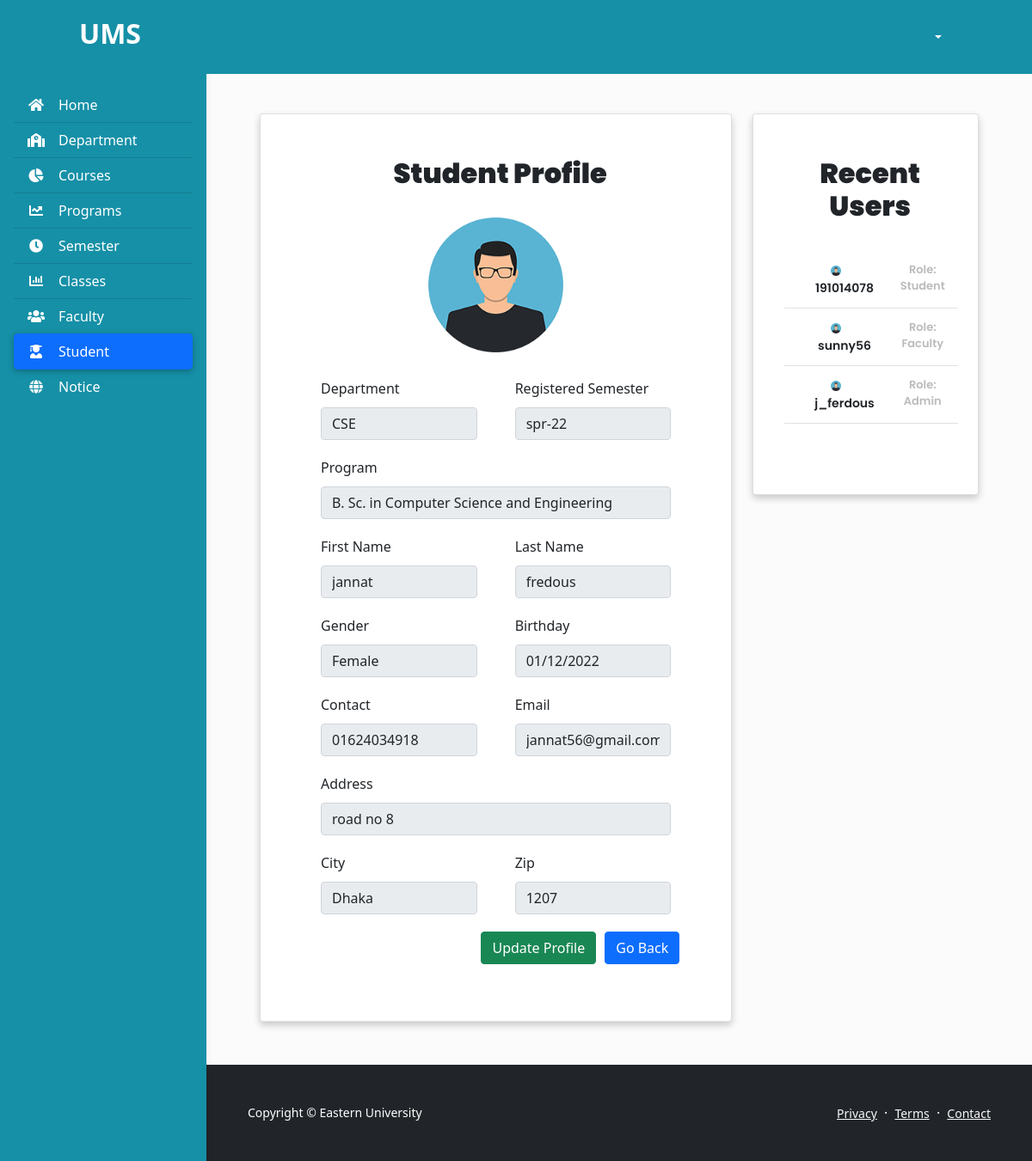
The page /student_view.php?student_id=191014077 on the database its author committed.
### tables this page shows
CREATE TABLE `student` (
  `sl` int(11) NOT NULL,
  `student_id` varchar(50) NOT NULL,
  `firstname` varchar(50) NOT NULL,
  `lastname` varchar(50) NOT NULL,
  `gender` varchar(50) NOT NULL,
  `birthday` varchar(50) NOT NULL,
  `email` varchar(50) NOT NULL,
  `contact` varchar(50) NOT NULL,
  `address` varchar(50) NOT NULL,
  `city` varchar(50) NOT NULL,
  `zip` varchar(50) NOT NULL,
  `dep_id` int(11) NOT NULL,
  `dep_code` varchar(50) NOT NULL,
  `prog_id` int(11) NOT NULL,
  `prog_name` varchar(50) NOT NULL,
  `reg_sem_id` int(11) NOT NULL,
  `reg_sem` varchar(50) NOT NULL,
  `username` varchar(50) NOT NULL,
  `password` varchar(50) NOT NULL
);

### student_view.php (the view, shortened to what the rows shown need)
<?php
include_once("./database/config.php");
$student_id = $_GET['student_id'];
$sql = "SELECT * FROM student WHERE student_id='$student_id'";
$result = mysqli_query($conn, $sql);
$row=mysqli_fetch_assoc($result);
$firstname = $row['firstname'];
$lastname = $row['lastname'];
$gender = $row['gender'];
$birthday=$row['birthday'];
$email=$row['email'];
$contact=$row['contact'];
$address=$row['address'];
$city=$row['city'];
$zip=$row['zip'];
$dep_code=$row['dep_code'];
$prog_name=$row['prog_name'];
$reg_sem=$row['reg_sem'];
?>
<!DOCTYPE html>
<html lang="en">
<head>
    <link href="https://cdn.jsdelivr.net/npm/bootstrap@5.1.3/dist/css/bootstrap.min.css" rel="stylesheet"
>
    <link rel="stylesheet" href="https://pro.fontawesome.com/releases/v5.10.0/css/all.css"
 />
    <link rel="stylesheet" type="text/css" href="./includes/nav.css">
    <link rel="stylesheet" type="text/css" href="./includes/table.css">
</head>
<body>
    <header>
        <nav id="main-navbar" class="navbar navbar-expand-lg navbar-light fixed-top"
            style="background:#1690A7; padding:15px 80px">
            <div class="container-fluid">
                <a class="navbar-brand" href="admin_dash.php">
                    <h2 style="color:white; font-weight:600;">UMS</h2>
                </a>
            </div>
        </nav>
    </header>
    <main style="margin-top: 58px;">
        <div class="container pt-4" style="padding-left:50px; padding-right:50px;">
            <div style="padding: 50px 0;">
                <div class="container">
                    <div class="row">
                        <div class="col-md-8">
                            <div class="card mx-auto"
                                style="padding:50px 20px;box-shadow: 0 4px 8px 0 rgba(0, 0, 0, 0.2); ">
                                <div class="card-title">
                                    <h2 style="padding-left:10px; font-weight:1000">Student Profile</h2>
                                </div>
                                <div class="card-body" id="card-body">
                                    <div class="container">
                                        <form action="" method="POST">
                                            <div class="row">
                                                <div class="col-md-6">
                                                    <div class="form-group" style="padding:10px">
                                                        <label style="padding-bottom:10px;">Department</label>
                                                        <input type="text" class="form-control" value ="<?php echo $dep_code?>" readonly>
                                                    </div>
                                                </div>
                                                <div class="col-md-6">
                                                    <div class="form-group" style="padding:10px">
                                                        <label style="padding-bottom:10px;">Registered Semester</label>
                                                        <input type="text" class="form-control"  value ="<?php echo $reg_sem?>" readonly>
                                                    </div>
                                                </div>
                                            </div>
                                            <div class="row">
                                            <div class="col-md-12">
                                                    <div class="form-group" style="padding:10px">
                                                        <label style="padding-bottom:10px;">Program</label>
                                                        <input type="text" class="form-control"
                                                            value ="<?php echo $prog_name?>" readonly>
                                                    </div>
                                                </div>
                                            </div>
                                            <div class="row">
                                                <div class="col-md-6">
                                                    <div class="form-group" style="padding:10px">
                                                        <label style="padding-bottom:10px;">First Name</label>
                                                        <input type="text" class="form-control" name="firstname"
                                                            id="firstname" placeholder="First Name" value ="<?php echo $firstname?>" readonly>
                                                    </div>
                                                </div>
                                                <div class="col-md-6">
                                                    <div class="form-group" style="padding:10px">
                                                        <label style="padding-bottom:10px;">Last Name</label>
                                                        <input type="text" class="form-control" name="lastname"
                                                            id="lastname" placeholder="Last Name" value ="<?php echo $lastname?>" readonly>
                                                    </div>
                                                </div>
                                            </div>
                                            <div class="row">
                                                <div class="col-md-6">
                                                    <div class="form-group" style="padding:10px">
                                                        <label style="padding-bottom:10px;">Gender</label>
                                                        <select class="form-control" name="gender" id="gender" placeholder="Gender" readonly>
                                                            <option value ="<?php echo $student_id?>"><?php echo $gender?></option>
                                                        </select>
                                                    </div>
                                                </div>
                                                <div class="col-md-6">
                                                    <div class="form-group" style="padding:10px">
                                                        <label style="padding-bottom:10px;">Birthday</label>
                                                        <input type="date" class="form-control" name="birthday"
                                                            id="birthday" placeholder="Birthday" value ="<?php echo $birthday?>" readonly>
                                                    </div>
                                                </div>
                                            </div>
                                            <div class="row">
                                                <div class="col-md-6">
                                                    <div class="form-group" style="padding:10px">
                                                        <label style="padding-bottom:10px;">Contact</label>
                                                        <input type="text" class="form-control" name="contact"
                                                            id="contact" placeholder="Contact" value ="<?php echo $contact?>" readonly>
                                                    </div>
                                                </div>
                                                <div class="col-md-6">
                                                    <div class="form-group" style="padding:10px">
                                                        <label style="padding-bottom:10px;">Email</label>
                                                        <input type="text" class="form-control" name="email" id="email"
                                                            placeholder="Email" value ="<?php echo $email?>" readonly>
                                                    </div>
                                                </div>
                                            </div>
                                            <div class="row">
                                                <div class="col-md-12">
                                                    <div class="form-group" style="padding:10px">
                                                        <label style="padding-bottom:10px;">Address</label>
                                                        <input type="text" class="form-control" name="address"
                                                            id="address" placeholder="Address" value ="<?php echo $address?>" readonly>
                                                    </div>
                                                </div>
                                            </div>
                                            <div class="row">
                                                <div class="col-md-6">
                                                    <div class="form-group" style="padding:10px">
                                                        <label style="padding-bottom:10px;">City</label>
                                                        <input type="text" class="form-control" name="city" id="city"
                                                            placeholder="City" value ="<?php echo $city?>" readonly>
                                                    </div>
                                                </div>
                                                <div class="col-md-6">
                                                    <div class="form-group" style="padding:10px">
                                                        <label style="padding-bottom:10px;">Zip</label>
                                                        <input type="text" class="form-control" name="zip" id="zip"
                                                            placeholder="Zip" value ="<?php echo $zip?>" readonly>
                                                    </div>
                                                </div>
                                            </div>
                                        </form>
                                    </div>
                                </div>
                            </div>
                        </div>
                        <div class="col-md-4">
                            <div class="card mx-auto"
                                style="text-align:center;padding:50px 20px;box-shadow: 0 4px 8px 0 rgba(0, 0, 0, 0.2); ">
                                <div class="card-title">
                                    <h2 style="padding-left:10px; font-weight:1000">Recent Users</h2>
                                </div>
                            </div>
                        </div>
                    </div>
                </div>
            </div>
        </div>
    </main>
</body>
</html>

### rows shown on the page
student: dep_code "CSE", reg_sem "spr-22", prog_name "B. Sc. in Computer Science and Engineering", firstname "jannat", lastname "fredous", gender "Female", birthday "01/12/2022", contact "01624034918", email "jannat56@gmail.com", address "road no 8", city "Dhaka", zip "1207"

### other values the page prints
$name "191014078"
$role "Student"
$name "sunny56"
$role "Faculty"
$name "j_ferdous"
$role "Admin"
